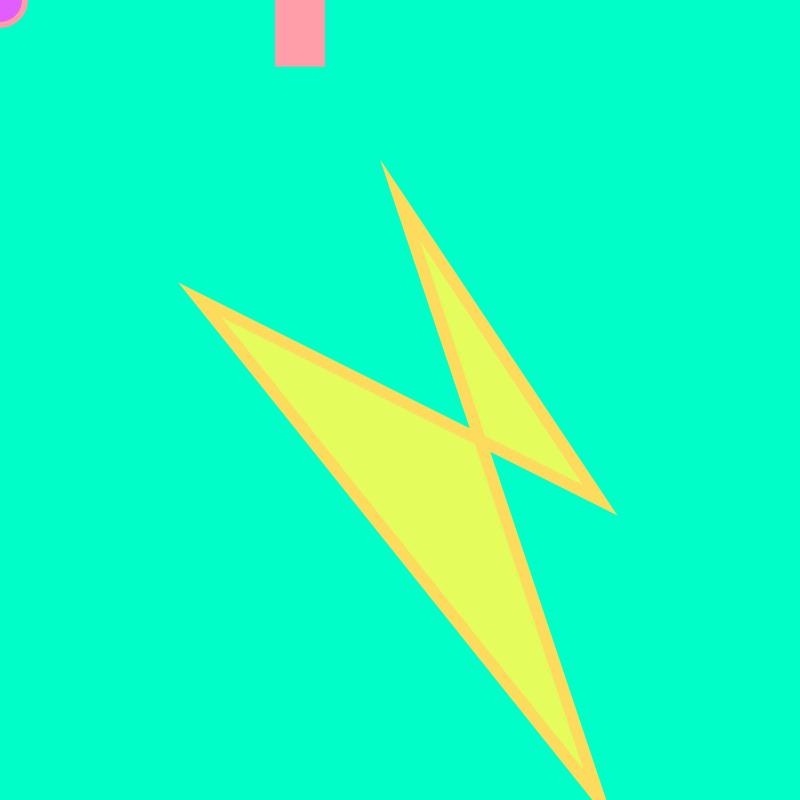
Frame 1 (no input)
Frame 60 (no input): identical to frame 1, image omitted
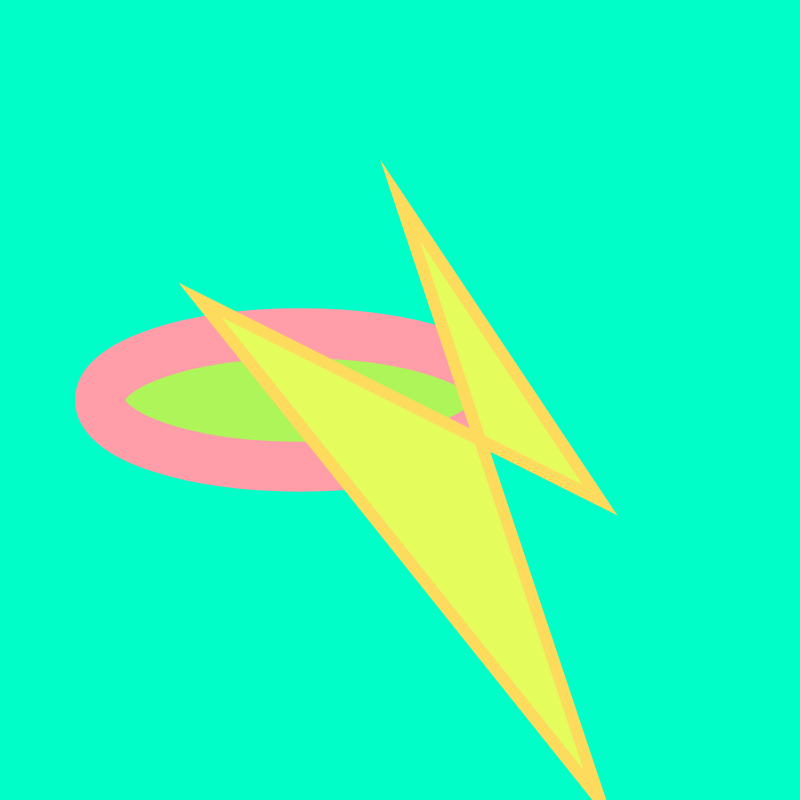
Frame 120 (the mouse pressed at the canvas centre since frame 60)

The p5.js sketch that drew these frames (run headless with seeded random() and noise() and a simulated clock; from frame 60 on, the mouse is pressed at the canvas centre):

// p5.js sketch
// ── sketch.js
//Chantice's Week 3 assignment. Learning to use psj5.I would like to work on better untilizing the space on canvas and better spacing of the shapes on the canvas. I also want to play with color and create a vibrant sketch. Continuing to build what I learned from previous weeks. Eventually I want to create more interesting sketches. 

//Declaring global variables
let num = 100;		//creates a variable called num, and assigns a value of 100, a Number data type.
let ellipseHeight = 50;	//creates a variable called ellipseHeight and assigns a value of 50;
let grow = 0.5;		//creates a variable called grow and assigns a value of 0.5;
let xLocation = 0;	//creates a variable called xLocation and assigns a value of 0;

//declaring variables for background color
let r = 0;	//red value, from 0 to 255
let g = 0;	//green value, from 0 to 255
let b = 0;	//blue value, from 0 to 255

//Declaring global constants:
const centerPosX = 400;	
const centerPosY = 400;

let ellipsePosY = 600;

function setup() 
{
  //set the size of canvas with height & width
  createCanvas(800, 800);
  let example = 75;
}

function draw()
{
  //background colors will be in RGB values
  background(r, g, b)
  background( 0, 300, 200);

  // function draw an ellipse
  //fill with values of R,G & B
  fill(225, 93, 252);
  strokeWeight(6);
  stroke (255, 157, 168);
    ellipse(mouseX, mouseY, 50, 50);


     fill(173,245,89);
     strokeWeight(50);
     ellipse(xLocation + 300, mouseX, mouseY, height / 6, width / 4, width / 4);
     
  // function draw an quad
  //fill with values of R,G & B
  fill(229, 252, 93 );
  strokeWeight(12);
  stroke (252, 219, 93);
  quad (400, 200, 600, 500, 200, 300, 600, 800, grow, grow);

    
}



    
